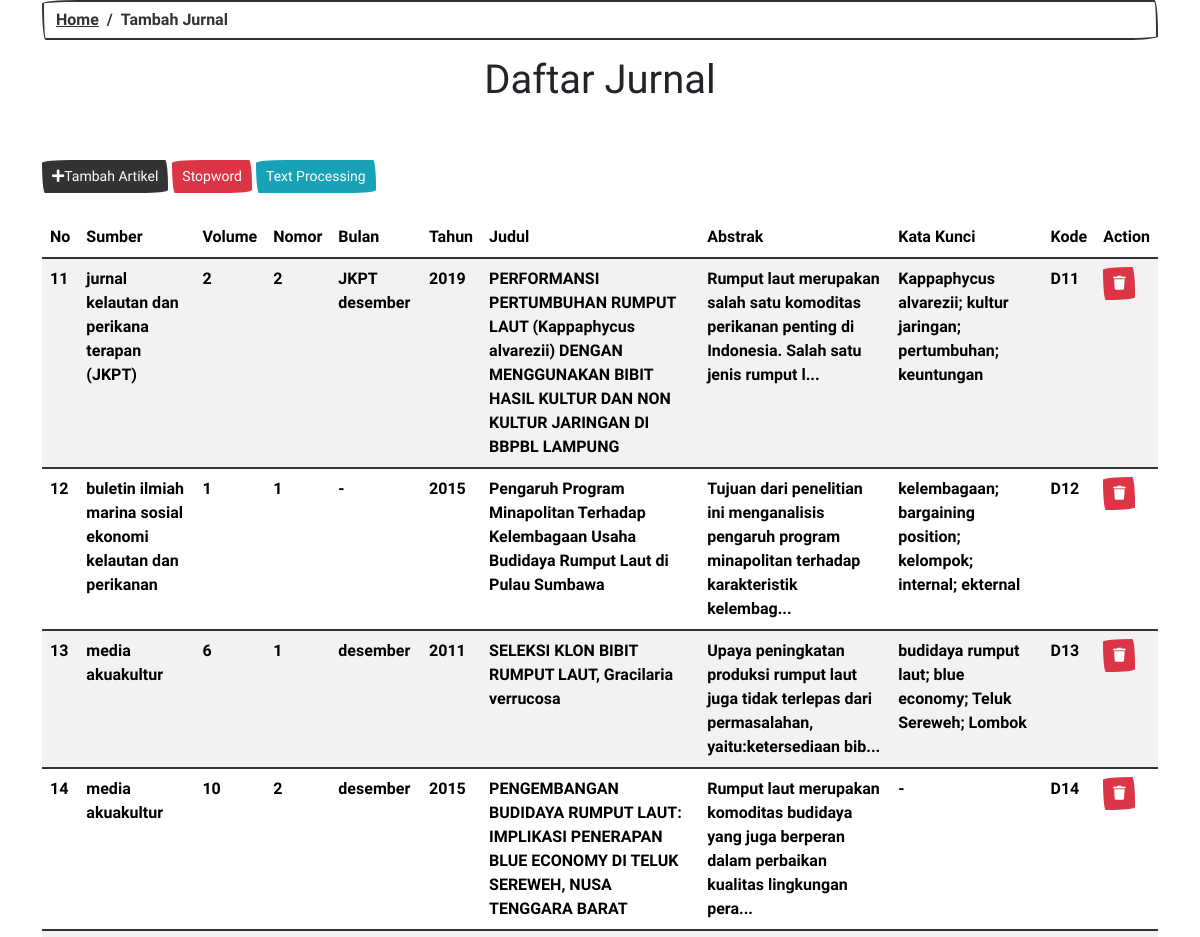
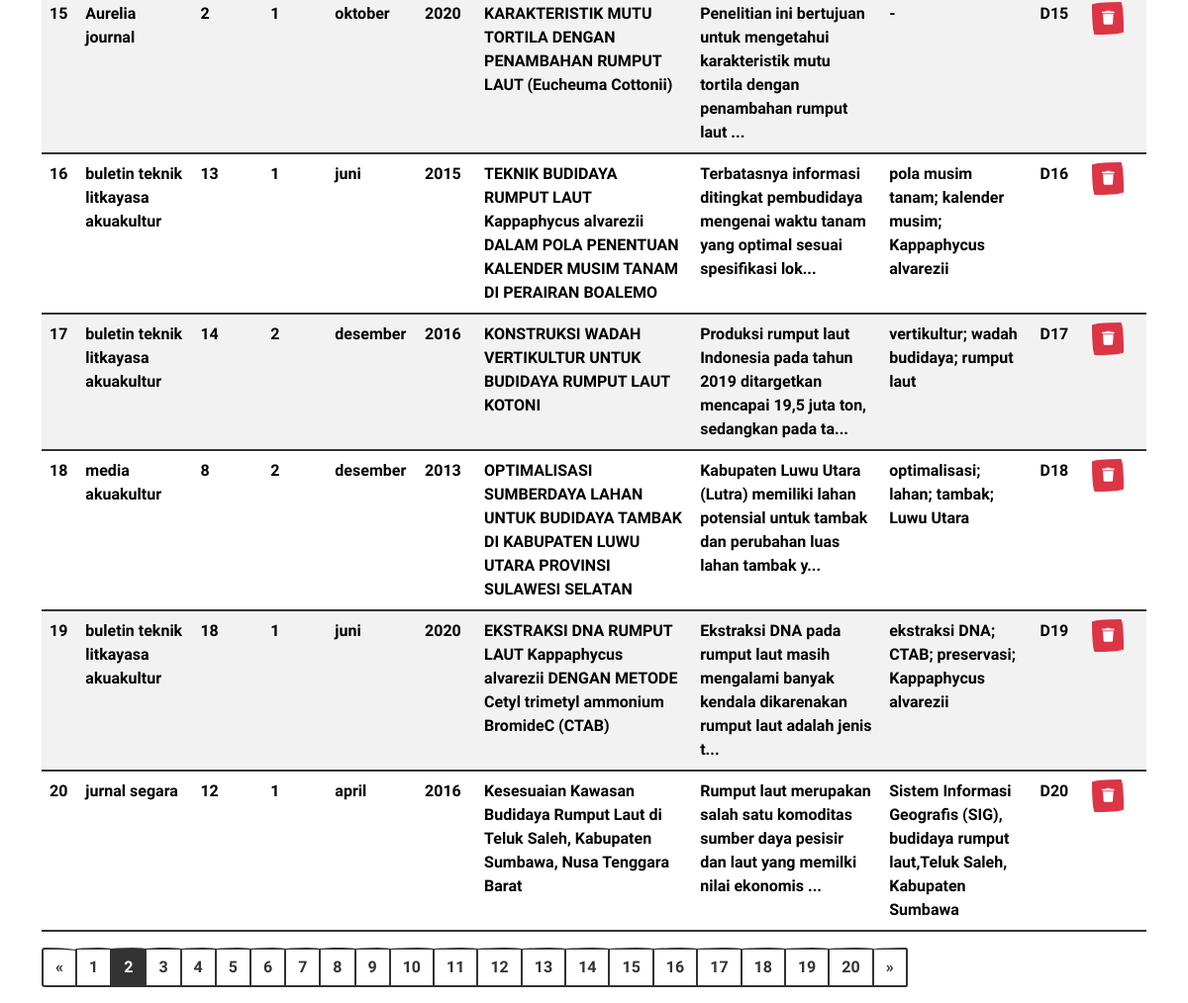
/add_dokumen.php?halaman=2, run on the app's committed database (2 pictures, top to bottom).
### tables this page shows
CREATE TABLE `tbjurnal` (
  `Id` int(11) NOT NULL,
  `sumber` varchar(60) NOT NULL,
  `volume` varchar(2) NOT NULL,
  `nomor` varchar(1) NOT NULL,
  `bulan` varchar(14) NOT NULL,
  `tahun` varchar(4) NOT NULL,
  `judul` varchar(251) NOT NULL,
  `abstrak` varchar(2380) NOT NULL,
  `katakunci` varchar(186) NOT NULL,
  `nm_dk` varchar(4) NOT NULL
);

### add_dokumen.php (the view, shortened to what this page needs)
<!DOCTYPE html>
<html>
<head>
	<link rel="stylesheet" href="https://bootswatch.com/5/sketchy/bootstrap.css">
	<link rel="stylesheet" href="https://cdnjs.cloudflare.com/ajax/libs/font-awesome/5.15.3/css/all.min.css">
</head>
<body>
	<div class="container">
		<nav aria-label="breadcrumb">
			<ol class="breadcrumb">
				<li class="breadcrumb-item"><a href="index.php">Home</a></li>
				<li class="breadcrumb-item active" aria-current="page">Tambah Jurnal</li>
			</ol>
		</nav>
		<h1 class="text-center">Daftar Jurnal</h1>
		<br>
		<br>
		<div class="add float-right">
			<div>
				<button class="btn btn-primary btn-sm" data-toggle="modal" data-target="#exampleModal"><i
						class="fa fa-plus"></i>Tambah Artikel</button>
				<button type="button" class="btn btn-danger btn-sm" data-toggle="modal" data-target="#stopword">
					Stopword
				</button>
				<a class="btn btn-info btn-sm" href="_tokenisasi.php">Text Processing</a>
			</div>
		</div>
		<br>
		<table class="table table-striped">
			<thead class="bg-primary text-white">
				<tr>
					<th scope="col">No</th>
					<th scope="col">Sumber</th>
					<th scope="col">Volume</th>
					<th scope="col">Nomor</th>
					<th scope="col">Bulan</th>
					<th scope="col">Tahun</th>
					<th scope="col">Judul</th>
					<th scope="col">Abstrak</th>
					<th scope="col">Kata Kunci</th>
					<th scope="col">Kode</th>
					<th scope="col">Action</th>
				</tr>
			</thead>
			<tbody>
				<?php
				include "koneksi.php";
				$limit = 10;
				$halaman = isset($_GET['halaman'])?(int)$_GET['halaman'] : 1;
				$halaman_awal = ($halaman>1) ? ($halaman * $limit) - $limit : 0;
				$previous = $halaman -1;
				$next = $halaman +1;
				$query = mysqli_query($konek,"SELECT * FROM tbjurnal ORDER BY Id");
				$total_hasil_result = mysqli_num_rows($query);
				$total_halaman = ceil($total_hasil_result / $limit);
				$data_query = mysqli_query($konek,"SELECT * FROM tbjurnal ORDER BY Id limit $halaman_awal, $limit");
				?>
				<?php
						$no = $halaman_awal + 1;
						while($row = mysqli_fetch_array($data_query)) {
								echo '<tr>';
						    	echo '<td>'.$no.'</td>';
							    echo '<td>'.$row['sumber'].'</td>';
								echo '<td>'.$row['volume'].'</td>';
								echo '<td>'.$row['nomor'].'</td>';
								echo '<td>'.$row['bulan'].'</td>';
								echo '<td>'.$row['tahun'].'</td>';
								echo '<td>'.$row['judul'].'</td>';
							    echo '<td>'.substr_replace($row['abstrak'],"...",100).'</td>';
								echo '<td>'.$row['katakunci'].'</td>';
							    echo '<td>'.$row['nm_dk'].'</td>';
							    ?>
				<td><a class="btn btn-danger btn-sm" onclick="return confirm('Yakin Ingin Hapus?')"
						href="hapus.php?idDock=<?= $row['Id'] ?>"><i class="fa fa-trash"></i></a>
					<?php
								echo '</tr>';
								$no++;
							}
						?>
			</tbody>
		</table>
		<div>
			<ul class="pagination">
				<?php
					if($halaman > 1) {
						echo "<li class='page-item'><a class='page-link' href='?halaman=$previous'>&laquo;</a></li>";
					} else {
						echo "<li class='page-item disabled'><a class='page-link' href='?halaman=$previous'>&laquo;</a></li>";
					}
				?>
				<?php
					for($x=1;$x<=$total_halaman;$x++){
						if($x != $halaman) {
							echo "<li class='page-item'><a class='page-link' href='?halaman=$x'>$x</a></li>";
						} else {
							echo "<li class='page-item active'><a class='page-link' href='?halaman=$x'>$x</a></li>";
						}
					}
				?>
				<li class="page-item">
					<a class="page-link" <?php if($halaman < $total_halaman) { echo "href='?halaman=$next'"; } ?>>
						&raquo;
					</a>
				</li>
			</ul>
		</div>
	</div>
</body>
</html>

### data on the page
tbjurnal: sumber "jurnal kelautan dan perikana terapan (JKPT)", volume "2", nomor "2", bulan "JKPT desember", tahun "2019", judul "PERFORMANSI PERTUMBUHAN RUMPUT LAUT (Kappaphycus alvarezii) DENGAN MENGGUNAKAN BIBIT HASIL KULTUR DAN NON KULTUR JARINGAN DI BBPBL LAMPUNG", abstrak "Rumput laut merupakan salah satu komoditas perikanan penting di Indonesia. Salah satu jenis rumput l...", katakunci "Kappaphycus alvarezii; kultur jaringan; pertumbuhan; keuntungan", nm_dk "D11"
tbjurnal: sumber "buletin ilmiah marina sosial ekonomi kelautan dan perikanan", volume "1", nomor "1", bulan "-", tahun "2015", judul "Pengaruh Program Minapolitan Terhadap Kelembagaan Usaha Budidaya Rumput Laut di Pulau Sumbawa", abstrak "Tujuan dari penelitian ini menganalisis pengaruh program minapolitan terhadap karakteristik kelembag...", katakunci "kelembagaan; bargaining position; kelompok; internal; ekternal", nm_dk "D12"
tbjurnal: sumber "media akuakultur", volume "6", nomor "1", bulan "desember", tahun "2011", judul "SELEKSI KLON BIBIT RUMPUT LAUT, Gracilaria verrucosa", abstrak "Upaya peningkatan produksi rumput laut juga tidak terlepas dari permasalahan, yaitu:ketersediaan bib...", katakunci "budidaya rumput laut; blue economy; Teluk Sereweh; Lombok", nm_dk "D13"
tbjurnal: sumber "media akuakultur", volume "10", nomor "2", bulan "desember", tahun "2015", judul "PENGEMBANGAN BUDIDAYA RUMPUT LAUT: IMPLIKASI PENERAPAN BLUE ECONOMY DI TELUK SEREWEH, NUSA TENGGARA BARAT", abstrak "Rumput laut merupakan komoditas budidaya yang juga berperan dalam perbaikan kualitas lingkungan pera...", katakunci "-", nm_dk "D14"
tbjurnal: sumber "Aurelia journal", volume "2", nomor "1", bulan "oktober", tahun "2020", judul "KARAKTERISTIK MUTU TORTILA DENGAN PENAMBAHAN RUMPUT LAUT (Eucheuma Cottonii)", abstrak "Penelitian ini bertujuan untuk mengetahui karakteristik mutu tortila dengan penambahan rumput laut ...", katakunci "-", nm_dk "D15"
tbjurnal: sumber "buletin teknik litkayasa akuakultur", volume "13", nomor "1", bulan "juni", tahun "2015", judul "TEKNIK BUDIDAYA RUMPUT LAUT Kappaphycus alvarezii DALAM POLA PENENTUAN KALENDER MUSIM TANAM DI PERAIRAN BOALEMO", abstrak "Terbatasnya informasi ditingkat pembudidaya mengenai waktu tanam yang optimal sesuai spesifikasi lok...", katakunci "pola musim tanam; kalender musim; Kappaphycus alvarezii", nm_dk "D16"
tbjurnal: sumber "buletin teknik litkayasa akuakultur", volume "14", nomor "2", bulan "desember", tahun "2016", judul "KONSTRUKSI WADAH VERTIKULTUR UNTUK BUDIDAYA RUMPUT LAUT KOTONI", abstrak "Produksi rumput laut Indonesia pada tahun 2019 ditargetkan mencapai 19,5 juta ton, sedangkan pada ta...", katakunci "vertikultur; wadah budidaya; rumput laut", nm_dk "D17"
tbjurnal: sumber "media akuakultur", volume "8", nomor "2", bulan "desember", tahun "2013", judul "OPTIMALISASI SUMBERDAYA LAHAN UNTUK BUDIDAYA TAMBAK DI KABUPATEN LUWU UTARA PROVINSI SULAWESI SELATAN", abstrak "Kabupaten Luwu Utara (Lutra) memiliki lahan potensial untuk tambak dan perubahan luas lahan tambak y...", katakunci "optimalisasi; lahan; tambak; Luwu Utara", nm_dk "D18"
tbjurnal: sumber "buletin teknik litkayasa akuakultur", volume "18", nomor "1", bulan "juni", tahun "2020", judul "EKSTRAKSI DNA RUMPUT LAUT Kappaphycus alvarezii DENGAN METODE Cetyl trimetyl ammonium BromideC (CTAB)", abstrak "Ekstraksi DNA pada rumput laut masih mengalami banyak kendala dikarenakan rumput laut adalah jenis t...", katakunci "ekstraksi DNA; CTAB; preservasi; Kappaphycus alvarezii", nm_dk "D19"
tbjurnal: sumber "jurnal segara", volume "12", nomor "1", bulan "april", tahun "2016", judul "Kesesuaian Kawasan Budidaya Rumput Laut di Teluk Saleh, Kabupaten Sumbawa, Nusa Tenggara Barat", abstrak "Rumput laut merupakan salah satu komoditas sumber daya pesisir dan laut yang memilki nilai ekonomis ...", katakunci "Sistem Informasi Geografis (SIG), budidaya rumput laut,Teluk Saleh, Kabupaten Sumbawa", nm_dk "D20"
